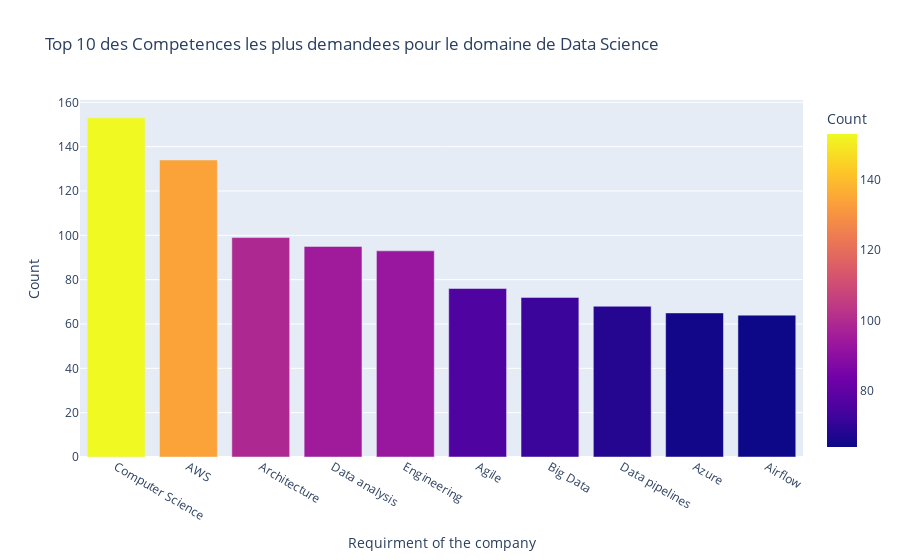

The notebook cell saved with this chart:
### Markdown cell above
## Top Requirements for each domaine

### Code cell
import plotly.express as px
from collections import Counter

# Use Counter to get the count of each element in the lists
element_counter = Counter([element for sublist in df_data[df_data['Domaine'] == 'Data Science']['Requirment_of_the_company'] for element in sublist])
# Convert the result to a DataFrame for better display
element_counter = pd.DataFrame(list(element_counter.items()), columns=['Requirment of the company', 'Count'])

df_requir = element_counter.sort_values(by='Count',ascending=False)

fig = px.bar(df_requir.head(10), x='Requirment of the company', y='Count',color='Count',title="Top 10 des Competences les plus demandees pour le domaine de Data Science")
fig.show()

### Figure 1 — Plotly figure (JSON) as saved in the notebook; plotly's stock layout.template omitted (floating-point values rounded to 4 significant figures)
{"data": [{"alignmentgroup": "True", "hovertemplate": "Requirment of the company=%{x}<br>Count=%{marker.color}<extra></extra>", "legendgroup": "", "marker": {"color": [153, 134, 99, 95, 93, 76, 72, 68, 65, 64], "coloraxis": "coloraxis", "pattern": {"shape": ""}}, "name": "", "offsetgroup": "", "orientation": "v", "showlegend": false, "textposition": "auto", "type": "bar", "x": ["Computer Science", "AWS", "Architecture", "Data analysis", "Engineering", "Agile", "Big Data", "Data pipelines", "Azure", "Airflow"], "xaxis": "x", "y": [153, 134, 99, 95, 93, 76, 72, 68, 65, 64], "yaxis": "y"}], "layout": {"barmode": "relative", "coloraxis": {"colorbar": {"title": {"text": "Count"}}, "colorscale": [[0, "#0d0887"], [0.1111, "#46039f"], [0.2222, "#7201a8"], [0.3333, "#9c179e"], [0.4444, "#bd3786"], [0.5556, "#d8576b"], [0.6667, "#ed7953"], [0.7778, "#fb9f3a"], [0.8889, "#fdca26"], [1, "#f0f921"]]}, "legend": {"tracegroupgap": 0}, "title": {"text": "Top 10 des Competences les plus demandees pour le domaine de Data Science"}, "xaxis": {"anchor": "y", "domain": [0, 1], "title": {"text": "Requirment of the company"}}, "yaxis": {"anchor": "x", "domain": [0, 1], "title": {"text": "Count"}}}}
